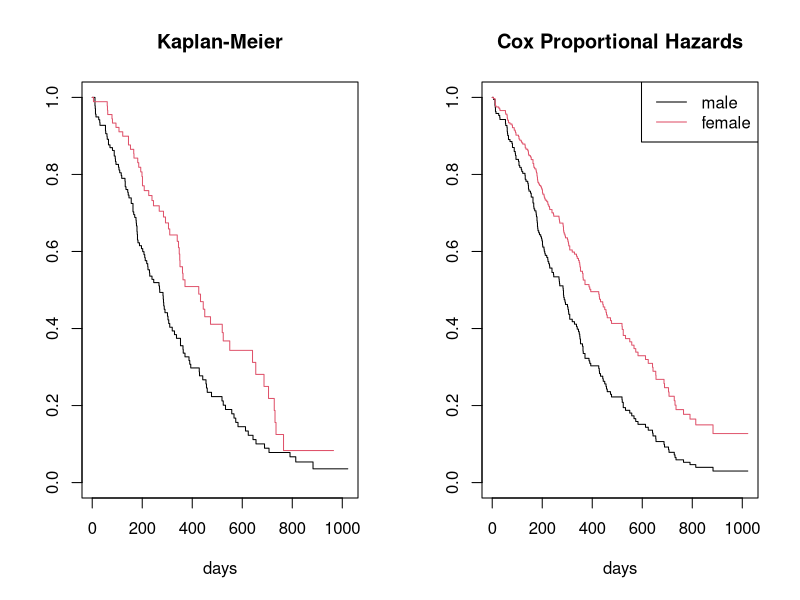
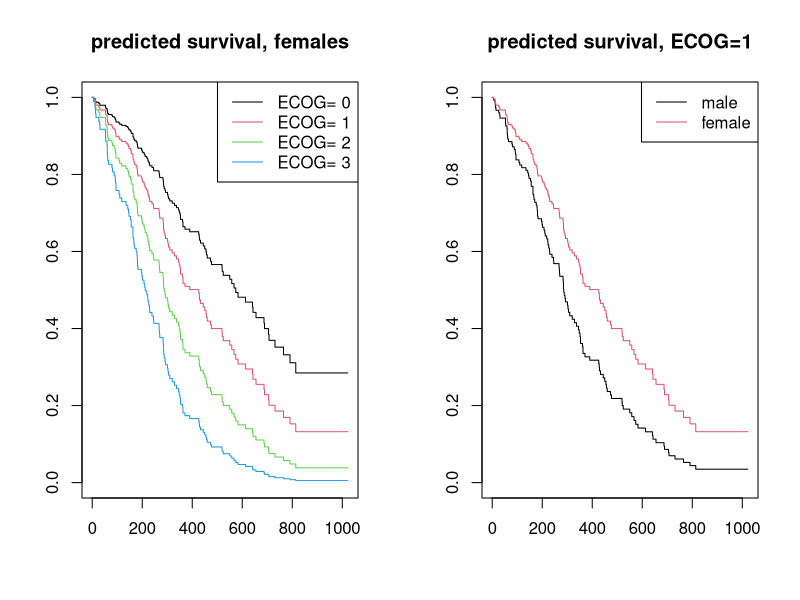

Write the R code that produced these figures, in order.
## ---- chunk 1
fig.dim <- 5
knitr::opts_chunk$set(fig.width=2*fig.dim,
                      fig.height=fig.dim,
                      fig.cap="",
                      fig.align='center',
                      warning=FALSE)
set.seed(42)
library(survival)
library(matrixStats)
## ---- chunk 2
layout(t(1:2))
plot(survfit(Surv(time, status) ~ sex, data=lung), col=1:2, main='Kaplan-Meier', xlab='days')
plot(survfit(coxph(Surv(time, status) ~ sex, data=lung),
              newdata=data.frame(sex=c(1,2))), col=1:2, main='Cox Proportional Hazards', xlab='days')
legend('topright', lty=1, col=1:2, legend=c("male", "female"))
## ---- chunk 3
fullcox <- coxph(Surv(time, status)
                     ~ age + sex + ph.ecog + ph.karno + pat.karno
                     + meal.cal + wt.loss,
                 data = lung)
summary(fullcox)
## ---- chunk 4
subcox <- coxph(Surv(time, status) ~ sex + ph.ecog, data = lung, subset=rowSums(is.na(lung[,2:10]))==0)
anova(fullcox, subcox)
## ---- chunk 5
subcox_pred <- survfit(subcox, newdata=expand.grid(ph.ecog=0:3, sex=2))
plot(subcox_pred, lty=1, col=1:4, main='predicted survival, females')
legend("topright", lty=1, col=1:4, legend=paste("ECOG=", 0:3))
## ---- chunk 6
subcox_pred <- survfit(subcox, newdata=expand.grid(ph.ecog=1, sex=1:2))
plot(subcox_pred, lty=1, col=1:2, main='predicted survival, ECOG=1')
legend("topright", lty=1, col=1:2, legend=c("male", "female"))
